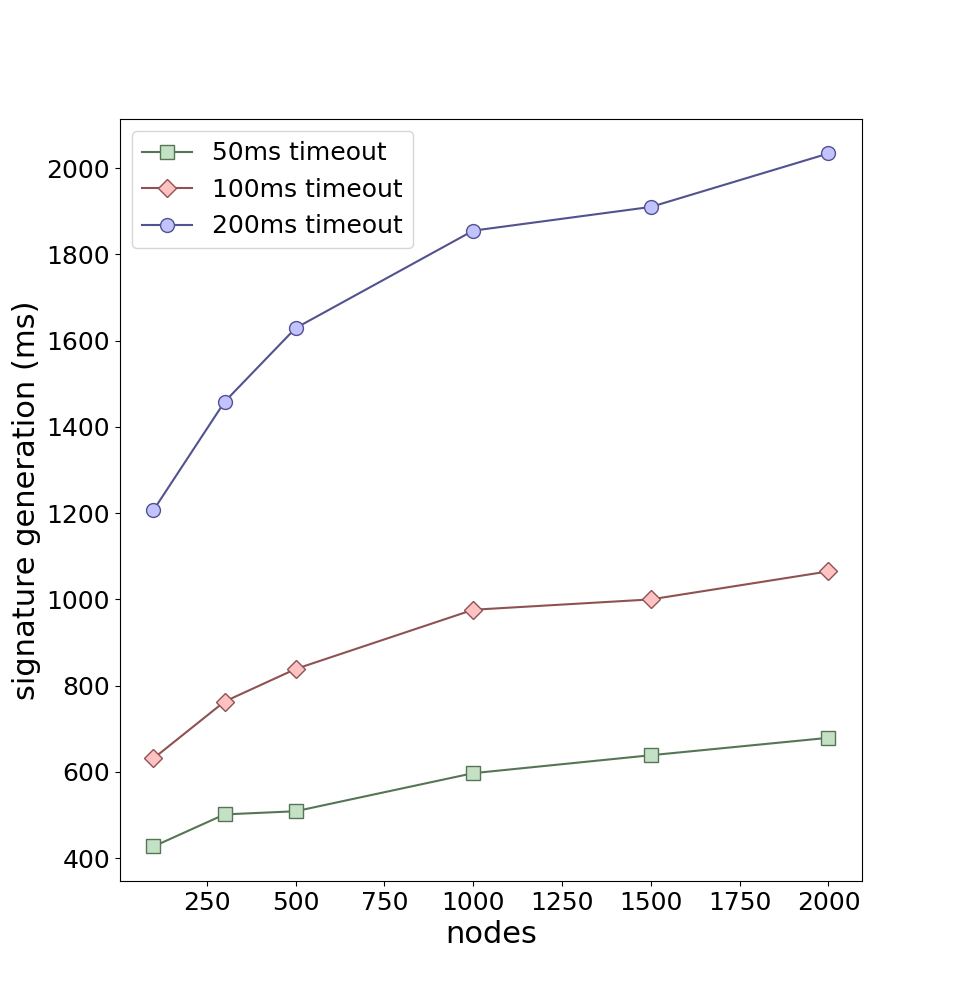

Recreate this plot in Python.
#!/usr/bin/env python

## This script generates the graph that compares handel signature
## generation time with different timeouts
##
import sys
from lib import *

import pandas as pd
import matplotlib.pyplot as plt

column = "sigen_wall_avg"

files = {
        "csv/handel_2000_50timeout_99thr.csv":"50ms timeout",
        "csv/handel_2000_100timeout_99thr.csv":"100ms timeout",
        "csv/handel_2000_200timeout_99thr.csv":"200ms timeout",
        }
datas = read_datafiles(files)

for f,v in datas.items():
    x = v["totalNbOfNodes"]
    y = v[column].map(lambda x: x * 1000)
    print("file %s -> %d data points on sigen_wall_avg" % (f,len(y)))
    label = files[f]
    if label == "":
        label = input("Label for file %s: " % f)

    plot(x,y,"-",label,allColors.popleft())

plt.legend(fontsize=18)
plt.ylabel("signature generation (ms)",fontsize=fs_label)
plt.xlabel("nodes",fontsize=fs_label)
# plt.title("signature generation time with various timeouts",fontsize=fs_label)
# plt.yscale('log')
plt.show()
